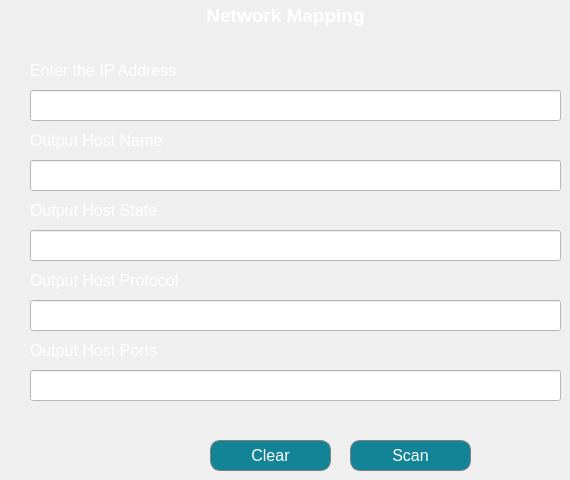
         <widget class="QWidget" name="PageShowProtocol">
          <widget class="QLabel" name="lblInputIPAdd">
           <property name="geometry">
            <rect>
             <x>30</x>
             <y>60</y>
             <width>231</width>
             <height>21</height>
            </rect>
           </property>
           <property name="font">
            <font>
             <pointsize>12</pointsize>
            </font>
           </property>
           <property name="styleSheet">
            <string notr="true">color: rgb(255, 255, 255);</string>
           </property>
           <property name="text">
            <string>Enter the IP Address</string>
           </property>
          </widget>
          <widget class="QLineEdit" name="txtInputIPAdd">
           <property name="geometry">
            <rect>
             <x>30</x>
             <y>90</y>
             <width>531</width>
             <height>31</height>
            </rect>
           </property>
           <property name="font">
            <font>
             <pointsize>12</pointsize>
            </font>
           </property>
           <property name="layoutDirection">
            <enum>Qt::LeftToRight</enum>
           </property>
           <property name="styleSheet">
            <string notr="true">background-color: rgb(255, 255, 255);</string>
           </property>
          </widget>
          <widget class="QLabel" name="lblInputIPAdd_2">
           <property name="geometry">
            <rect>
             <x>30</x>
             <y>130</y>
             <width>231</width>
             <height>21</height>
            </rect>
           </property>
           <property name="font">
            <font>
             <pointsize>12</pointsize>
            </font>
           </property>
           <property name="styleSheet">
            <string notr="true">color: rgb(255, 255, 255);</string>
           </property>
           <property name="text">
            <string>Output Host Name</string>
           </property>
          </widget>
          <widget class="QLineEdit" name="txtHostName">
           <property name="geometry">
            <rect>
             <x>30</x>
             <y>160</y>
             <width>531</width>
             <height>31</height>
            </rect>
           </property>
           <property name="font">
            <font>
             <pointsize>12</pointsize>
            </font>
           </property>
           <property name="layoutDirection">
            <enum>Qt::LeftToRight</enum>
           </property>
           <property name="styleSheet">
            <string notr="true">background-color: rgb(255, 255, 255);</string>
           </property>
          </widget>
          <widget class="QLabel" name="lblInputIPAdd_3">
           <property name="geometry">
            <rect>
             <x>30</x>
             <y>200</y>
             <width>231</width>
             <height>21</height>
            </rect>
           </property>
           <property name="font">
            <font>
             <pointsize>12</pointsize>
            </font>
           </property>
           <property name="styleSheet">
            <string notr="true">color: rgb(255, 255, 255);</string>
           </property>
           <property name="text">
            <string>Output Host State</string>
           </property>
          </widget>
          <widget class="QLineEdit" name="txtHostState">
           <property name="geometry">
            <rect>
             <x>30</x>
             <y>230</y>
             <width>531</width>
             <height>31</height>
            </rect>
           </property>
           <property name="font">
            <font>
             <pointsize>12</pointsize>
            </font>
           </property>
           <property name="layoutDirection">
            <enum>Qt::LeftToRight</enum>
           </property>
           <property name="styleSheet">
            <string notr="true">background-color: rgb(255, 255, 255);</string>
           </property>
          </widget>
          <widget class="QLabel" name="lblInputIPAdd_4">
           <property name="geometry">
            <rect>
             <x>30</x>
             <y>270</y>
             <width>231</width>
             <height>21</height>
            </rect>
           </property>
           <property name="font">
            <font>
             <pointsize>12</pointsize>
            </font>
           </property>
           <property name="styleSheet">
            <string notr="true">color: rgb(255, 255, 255);</string>
           </property>
           <property name="text">
            <string>Output Host Protocol</string>
           </property>
          </widget>
          <widget class="QLineEdit" name="txtHostProtocol">
           <property name="geometry">
            <rect>
             <x>30</x>
             <y>300</y>
             <width>531</width>
             <height>31</height>
            </rect>
           </property>
           <property name="font">
            <font>
             <pointsize>12</pointsize>
            </font>
           </property>
           <property name="layoutDirection">
            <enum>Qt::LeftToRight</enum>
           </property>
           <property name="styleSheet">
            <string notr="true">background-color: rgb(255, 255, 255);</string>
           </property>
          </widget>
          <widget class="QLabel" name="lblInputIPAdd_5">
           <property name="geometry">
            <rect>
             <x>30</x>
             <y>340</y>
             <width>231</width>
             <height>21</height>
            </rect>
           </property>
           <property name="font">
            <font>
             <pointsize>12</pointsize>
            </font>
           </property>
           <property name="styleSheet">
            <string notr="true">color: rgb(255, 255, 255);</string>
           </property>
           <property name="text">
            <string>Output Host Ports</string>
           </property>
          </widget>
          <widget class="QLineEdit" name="txtHostPorts">
           <property name="geometry">
            <rect>
             <x>30</x>
             <y>370</y>
             <width>531</width>
             <height>31</height>
            </rect>
           </property>
           <property name="font">
            <font>
             <pointsize>12</pointsize>
            </font>
           </property>
           <property name="layoutDirection">
            <enum>Qt::LeftToRight</enum>
           </property>
           <property name="styleSheet">
            <string notr="true">background-color: rgb(255, 255, 255);</string>
           </property>
          </widget>
          <widget class="QPushButton" name="btnScan_5">
           <property name="geometry">
            <rect>
             <x>350</x>
             <y>440</y>
             <width>121</width>
             <height>31</height>
            </rect>
           </property>
           <property name="font">
            <font>
             <pointsize>12</pointsize>
            </font>
           </property>
           <property name="styleSheet">
            <string notr="true">#btnScan_5{
border: 1px solid grey;
color: rgb(255, 255, 255);
border-radius:10px;
background-position: center;
background-color: #138496;
}

#btnScan_5:hover{
	color: rgb(255, 255, 255);
	background-color: #2F958D;
}

#btnScan_5:pressed {	
	background-color: white;
   color : black
}</string>
           </property>
           <property name="text">
            <string>Scan</string>
           </property>
          </widget>
          <widget class="QLabel" name="lblTitle_7">
           <property name="geometry">
            <rect>
             <x>20</x>
             <y>0</y>
             <width>531</width>
             <height>31</height>
            </rect>
           </property>
           <property name="font">
            <font>
             <pointsize>14</pointsize>
             <weight>75</weight>
             <bold>true</bold>
            </font>
           </property>
           <property name="styleSheet">
            <string notr="true">color: rgb(255, 255, 255);</string>
           </property>
           <property name="text">
            <string>Network Mapping</string>
           </property>
           <property name="alignment">
            <set>Qt::AlignCenter</set>
           </property>
          </widget>
          <widget class="QPushButton" name="btnClear_7">
           <property name="geometry">
            <rect>
             <x>210</x>
             <y>440</y>
             <width>121</width>
             <height>31</height>
            </rect>
           </property>
           <property name="font">
            <font>
             <pointsize>12</pointsize>
            </font>
           </property>
           <property name="styleSheet">
            <string notr="true">#btnClear_7{
border: 1px solid grey;
color: rgb(255, 255, 255);
border-radius:10px;
background-position: center;
background-color: #138496;
}

#btnClear_7:hover{
	color: rgb(255, 255, 255);
	background-color: #2F958D;
}

#btnClear_7:pressed {	
	background-color: white;
   color : black
}</string>
           </property>
           <property name="text">
            <string>Clear</string>
           </property>
          </widget>
         </widget>
